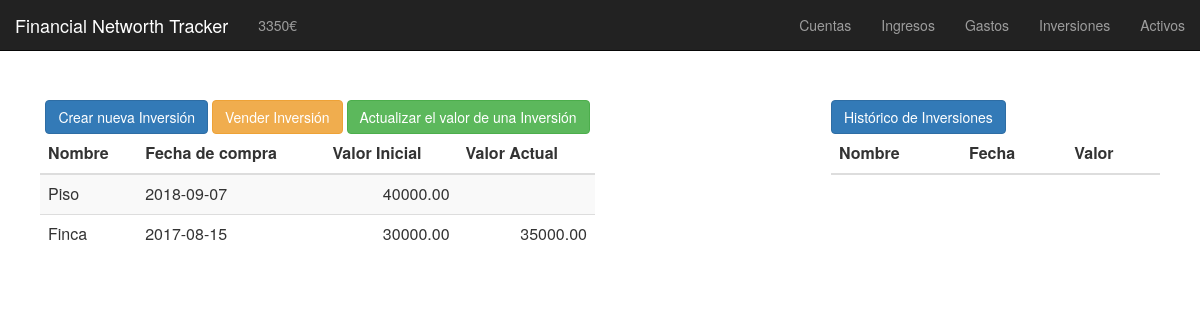
Before: /inversiones.php with the older database file.
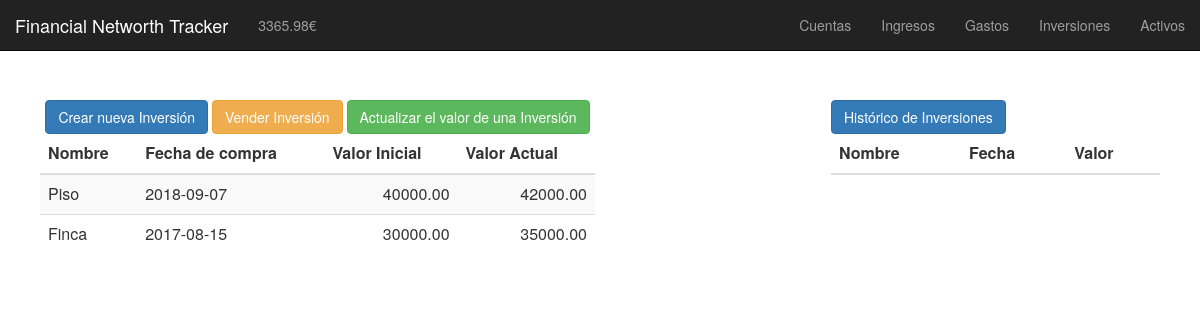
After: the same page with the newer database file.
### tables this page shows
CREATE TABLE inversiones (
	id INT PRIMARY KEY AUTO_INCREMENT,
    nombre VARCHAR(30),
    valor_inicial DECIMAL(8,2),
    valor_actual DECIMAL(8,2),
    valor_venta DECIMAL(8,2),
    fecha_compra DATE,
    fecha_valor_actual DATE,
    fecha_venta DATE,
    vendida BOOLEAN
);

### modals/vender_inversion.php (the view, shortened to what this page needs)
<button type="button" class="btn btn-warning separar" data-toggle="modal" data-target="#modal_vender">
  Vender Inversión
</button>

### navbars.php (shortened to what this page needs)
<html>
<link rel="stylesheet" href="https://maxcdn.bootstrapcdn.com/bootstrap/3.3.7/css/bootstrap.min.css">
<nav class="navbar navbar-fixed-top navbar-inverse">
<div class="container-fluid">
    <div class="navbar-header">
        <a class="navbar-brand" href="index.php">Financial Networth Tracker</a>
    </div>
    <ul class="nav navbar-nav navbar-middle" style="text-align: center;">
        <li><a href="patrimonio.php"><?php include "functions/patrimonio/mostrar_patrimonio.php" ?></a></li>
    </ul>
    <ul class="nav navbar-nav navbar-right">
        <li><a href="cuentas.php">Cuentas</a></li>
        <li><a href="ingresos.php">Ingresos</a></li>
        <li><a href="gastos.php">Gastos</a></li>
        <li><a href="inversiones.php">Inversiones</a></li>
        <li><a href="activos.php">Activos</a></li>
    </ul>
</div>
</nav>
</html>

### functions/patrimonio/mostrar_patrimonio.php (shortened to what this page needs)
<?php
$patrimonio = 0;
$res = mysql_query("SELECT * FROM cuentas")
or die(mysql_error());
while($row = mysql_fetch_array( $res )) {
    $patrimonio = $patrimonio + $row['saldo'];
}
echo $patrimonio."€";
?>

### functions/inversiones/mostrar_inversiones.php
<table class="table table-striped">
    <thead>
    <tr>
        <th>Nombre</th>
        <th>Fecha de compra</th>
        <th>Valor Inicial</th>
        <th>Valor Actual</th>
    </tr>
    </thead>
<?php
$res = mysql_query("SELECT * FROM inversiones WHERE vendida LIKE 0 ORDER BY nombre DESC")
or die(mysql_error());
while($row = mysql_fetch_array( $res )) {?>
    <tr>
        <td><?php echo $row['nombre'];?></td>
        <td><?php echo $row['fecha_compra'];?></td>
        <td style="text-align:right;"><?php echo $row['valor_inicial'];?></td>
        <td style="text-align:right;"><?php echo $row['valor_actual'];?></td>
    </tr>
<?php } ?>
</table>

Changed rows visible on the page:
changed inversiones "Piso": valor_actual (not shown) → "42000.00"
Other visible differences:
$patrimonio: "3350" → "3365.98"
